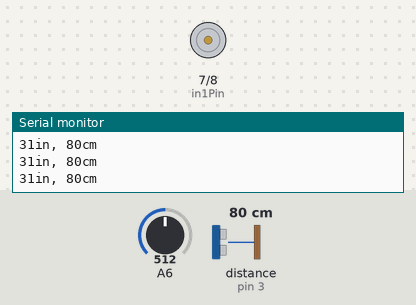
Bench run of a sketch on a simulated Arduino Uno, built with avr-gcc and run on an emulated ATmega328P. Parts: motor-driver pin pairs drawn as motors (green arrow = first pin HIGH = forward, orange = second pin HIGH = backward, longer = more drive, scaled by the enable pin), the last lines printed to the serial monitor. Wiring (inferred from the names in the program): ultrasonic range finder: trigger pin 2; echo pin 3. The test bench sets the inputs (shaded band); at power-on: distance to the obstacle (sensor on pin 3) 80 cm, A6 = 512. The echo pulse lasts 58.3 µs per cm.

Above: at 1.2 s.
1.3 s: distance to the obstacle (sensor on pin 3) set to 10 cm
2.8 s: distance to the obstacle (sensor on pin 3) set to 7 cm
4.4 s: A6 set to 716
At 4.9 s:
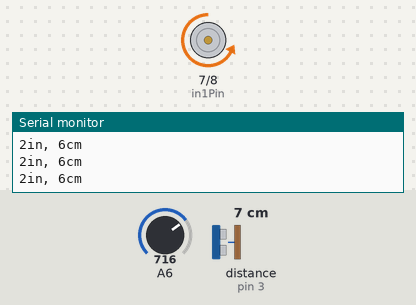
5.9 s: distance to the obstacle (sensor on pin 3) set to 18 cm
At 6.9 s:
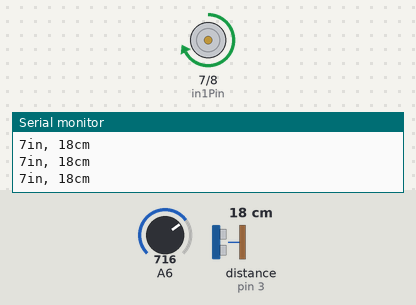
7.5 s: A6 set to 749
At 8.0 s:
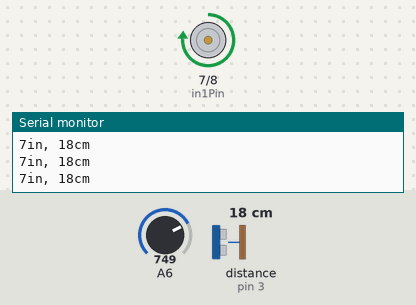
9.0 s: A6 set to 768
At 10.2 s:
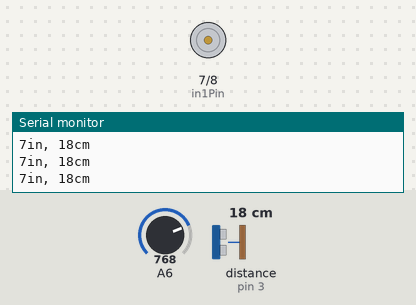
Timing chart, 0 to 11.5 s (numbered marks = the images above; inputs shaded):
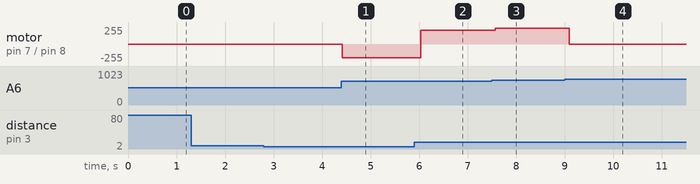

The sketch:

TestScript_SingleMotor.ino
```cpp
int enablePin = 6;
int in1Pin = 7;
int in2Pin = 8;
const int trigPin = 2;
const int echoPin =3;
//int switchPin = 7;
//int potPin = 0;

void setup()
{
  pinMode(in1Pin, OUTPUT);
  pinMode(in2Pin, OUTPUT);
  pinMode(enablePin, OUTPUT);
  //pinMode(switchPin, INPUT_PULLUP);
  Serial.begin(9600);
}


long microsecondsToInches(long microseconds)
{
  // According to Parallax's datasheet for the PING))), there are
  // 73.746 microseconds per inch (i.e. sound travels at 1130 feet per
  // second).  This gives the distance travelled by the ping, outbound
  // and return, so we divide by 2 to get the distance of the obstacle.
  // See: http://www.parallax.com/dl/docs/prod/acc/28015-PING-v1.3.pdf
  return microseconds / 74 / 2;
}

long microsecondsToCentimeters(long microseconds)
{
  // The speed of sound is 340 m/s or 29 microseconds per centimeter.
  // The ping travels out and back, so to find the distance of the
  // object we take half of the distance travelled.
  return microseconds / 29 / 2;
}
void loop()
{
  long duration, inches, cm;

  // The sensor is triggered by a HIGH pulse of 10 or more microseconds.
  // Give a short LOW pulse beforehand to ensure a clean HIGH pulse:
  pinMode(trigPin, OUTPUT);
  digitalWrite(trigPin, LOW);
  delayMicroseconds(2);
  digitalWrite(trigPin, HIGH);
  delayMicroseconds(10);
  digitalWrite(trigPin, LOW);

  // Read the signal from the sensor: a HIGH pulse whose
  // duration is the time (in microseconds) from the sending
  // of the ping to the reception of its echo off of an object.
  pinMode(echoPin, INPUT);
  duration = pulseIn(echoPin, HIGH);

  // convert the time into a distance
  inches = microsecondsToInches(duration);
  cm = microsecondsToCentimeters(duration);

  Serial.print(inches);
  Serial.print("in, ");
  Serial.print(cm);
  Serial.print("cm");
  Serial.println();

  delay(100);
  int speed = analogRead(500);

  if (cm <= 7){

  setMotor(speed, true);
  }
  else{
    setMotor(speed, false);
  }

}

void setMotor(int speed, boolean reverse)
{
  analogWrite(enablePin, speed);
  digitalWrite(in1Pin, ! reverse);
  digitalWrite(in2Pin, reverse);
}
```

Measured:
- the behaviour switches between 767 and 768 on A6 (found by bisection; images 3 and 4)
- after the input at 4.4 s, motor on pin 7 (in1Pin) / pin 8 (in2Pin): stopped → backward 204/255 at once
- after the input at 5.9 s, motor on pin 7 (in1Pin) / pin 8 (in2Pin): backward 204/255 → forward 204/255 after 0.14 s
- after the input at 7.5 s, motor on pin 7 (in1Pin) / pin 8 (in2Pin): forward 204/255 → forward 237/255 after 0.07 s
- after the input at 9.0 s, motor on pin 7 (in1Pin) / pin 8 (in2Pin): forward 237/255 → stopped after 0.10 s
